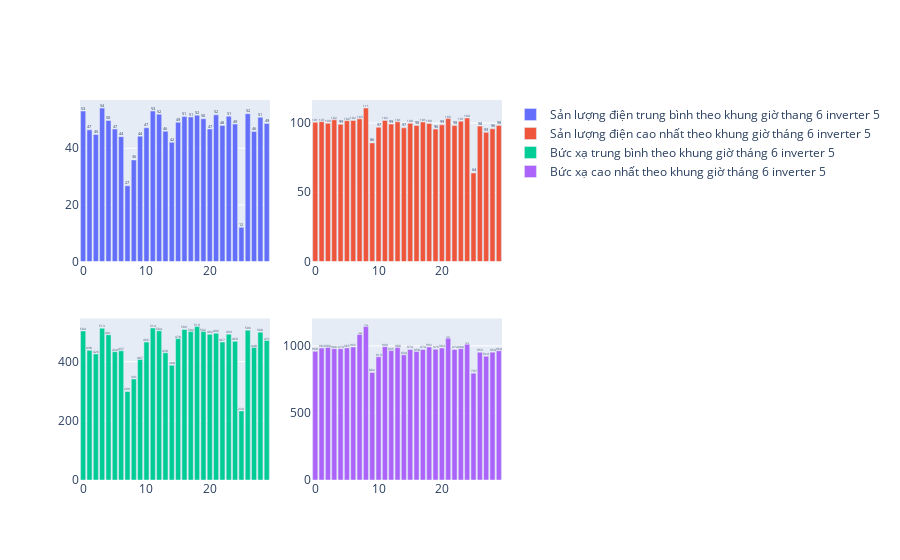

Write notebook code for a chart like this one.
### Markdown cell above
Tháng 6 inverter 5

### Code cell
fig = go.Figure()
from plotly.subplots import make_subplots
fig = make_subplots(rows=2, cols=2)
fig.add_trace(go.Bar(
    x=df1_1.index,
    y=df1_1[df1_1['month']==6]['Total input power(kW)'],
    text=round(df1_1[df1_1['month']==6]['Total input power(kW)']),  # Set the text to the values of y
    textposition='auto',
    name="Sản lượng điện trung bình theo khung giờ thang 6 inverter 5 ",), row=1, col=1)
fig.add_trace(go.Bar(
    x=df1_2.index,
    y=df1_2[df1_2['month']==6]['Total input power(kW)'],
    name="Sản lượng điện cao nhất theo khung giờ tháng 6 inverter 5",
    text=round(df1_2[df1_2['month']==6]['Total input power(kW)']),  # Set the text to the values of y
    textposition='auto',) ,row=1, col=2)
fig.add_trace(go.Bar(
    x=df1_3.index,
    y=df1_3[df1_3['month']==6]['Irradiance(W/㎡)'],
    name="Bức xạ trung bình theo khung giờ tháng 6 inverter 5",
    text=round(df1_3[df1_3['month']==6]['Irradiance(W/㎡)']),  # Set the text to the values of y
    textposition='auto',) ,row=2, col=1)
fig.add_trace(go.Bar(
    x=df1_4.index,
    y=df1_4[df1_4['month']==6]['Irradiance(W/㎡)'],
    name="Bức xạ cao nhất theo khung giờ tháng 6 inverter 5",
    text=round(df1_4[df1_4['month']==6]['Irradiance(W/㎡)']),  # Set the text to the values of y
    textposition='auto',) ,row=2, col=2)
fig . update_traces (
    showlegend = True 
    )
fig.update_xaxes(
    rangeslider_visible=False,
)
fig.show()

### Figure 1 — Plotly figure (JSON) as saved in the notebook; plotly's stock layout.template omitted (floating-point values rounded to 4 significant figures; data arrays with more than 128 entries replaced by an {"elided": "..."} marker saying what was removed)
{"data": [{"name": "Sản lượng điện trung bình theo khung giờ thang 6 inverter 5 ", "showlegend": true, "text": [53, 47, 45, 54, 50, 47, 44, 27, 36, 44, 47, 53, 52, 46, 42, 49, 51, 51, 52, 50, 47, 52, 48, 51, 49, 12, 52, 46, 51, 49], "textposition": "auto", "type": "bar", "x": {"elided": "175 int values"}, "xaxis": "x", "y": [53.15, 46.51, 44.86, 54.2, 49.8, 46.82, 44.11, 26.76, 35.89, 44.29, 47.25, 53.16, 52.05, 46.03, 42.09, 49.19, 51.2, 51.06, 51.68, 50.43, 46.82, 51.8, 48.07, 51.34, 48.56, 12.08, 52.24, 45.92, 50.95, 48.76], "yaxis": "y"}, {"name": "Sản lượng điện cao nhất theo khung giờ tháng 6 inverter 5", "showlegend": true, "text": [101, 101, 100, 102, 99, 102, 102, 103, 111, 86, 97, 102, 99, 101, 97, 100, 98, 101, 100, 96, 99, 103, 98, 101, 104, 64, 98, 93, 96, 98], "textposition": "auto", "type": "bar", "x": {"elided": "175 int values"}, "xaxis": "x2", "y": [100.5, 101.0, 99.84, 102.4, 99.09, 101.7, 101.9, 103.0, 110.8, 85.64, 97.0, 101.9, 99.25, 100.9, 96.55, 99.83, 98.29, 100.8, 99.75, 95.63, 98.71, 103.2, 98.15, 101.3, 103.7, 63.99, 97.8, 93.28, 95.88, 98.31], "yaxis": "y2"}, {"name": "Bức xạ trung bình theo khung giờ tháng 6 inverter 5", "showlegend": true, "text": [504, 438, 426, 513, 491, 434, 437, 299, 341, 407, 466, 514, 504, 430, 388, 478, 509, 502, 519, 502, 492, 496, 467, 493, 469, 234, 506, 448, 500, 471], "textposition": "auto", "type": "bar", "x": {"elided": "175 int values"}, "xaxis": "x3", "y": [503.9, 438.2, 426.0, 512.9, 490.8, 433.6, 436.7, 299.4, 341.4, 407.0, 466.3, 513.6, 504.4, 430.1, 387.8, 477.8, 508.9, 501.7, 518.5, 501.7, 492.3, 496.2, 466.5, 492.8, 468.6, 233.6, 506.2, 447.5, 499.6, 471.3], "yaxis": "y3"}, {"name": "Bức xạ cao nhất theo khung giờ tháng 6 inverter 5", "showlegend": true, "text": [960, 984, 988, 980, 979, 985, 992, 1086, 1144, 802, 919, 994, 965, 988, 934, 974, 958, 974, 992, 976, 984, 1057, 974, 980, 1012, 797, 953, 924, 954, 964], "textposition": "auto", "type": "bar", "x": {"elided": "175 int values"}, "xaxis": "x4", "y": [959.9, 984, 988.4, 979.7, 979.3, 985.3, 992.1, 1086.0, 1144.0, 802.2, 918.8, 994.5, 965.3, 987.5, 933.5, 973.9, 958, 973.8, 992.3, 975.5, 984.4, 1057.0, 973.6, 979.5, 1012.0, 797.1, 952.8, 923.5, 953.7, 963.7], "yaxis": "y4"}], "layout": {"xaxis": {"anchor": "y", "domain": [0, 0.45], "rangeslider": {"visible": false}}, "xaxis2": {"anchor": "y2", "domain": [0.55, 1], "rangeslider": {"visible": false}}, "xaxis3": {"anchor": "y3", "domain": [0, 0.45], "rangeslider": {"visible": false}}, "xaxis4": {"anchor": "y4", "domain": [0.55, 1], "rangeslider": {"visible": false}}, "yaxis": {"anchor": "x", "domain": [0.575, 1]}, "yaxis2": {"anchor": "x2", "domain": [0.575, 1]}, "yaxis3": {"anchor": "x3", "domain": [0, 0.425]}, "yaxis4": {"anchor": "x4", "domain": [0, 0.425]}}}
